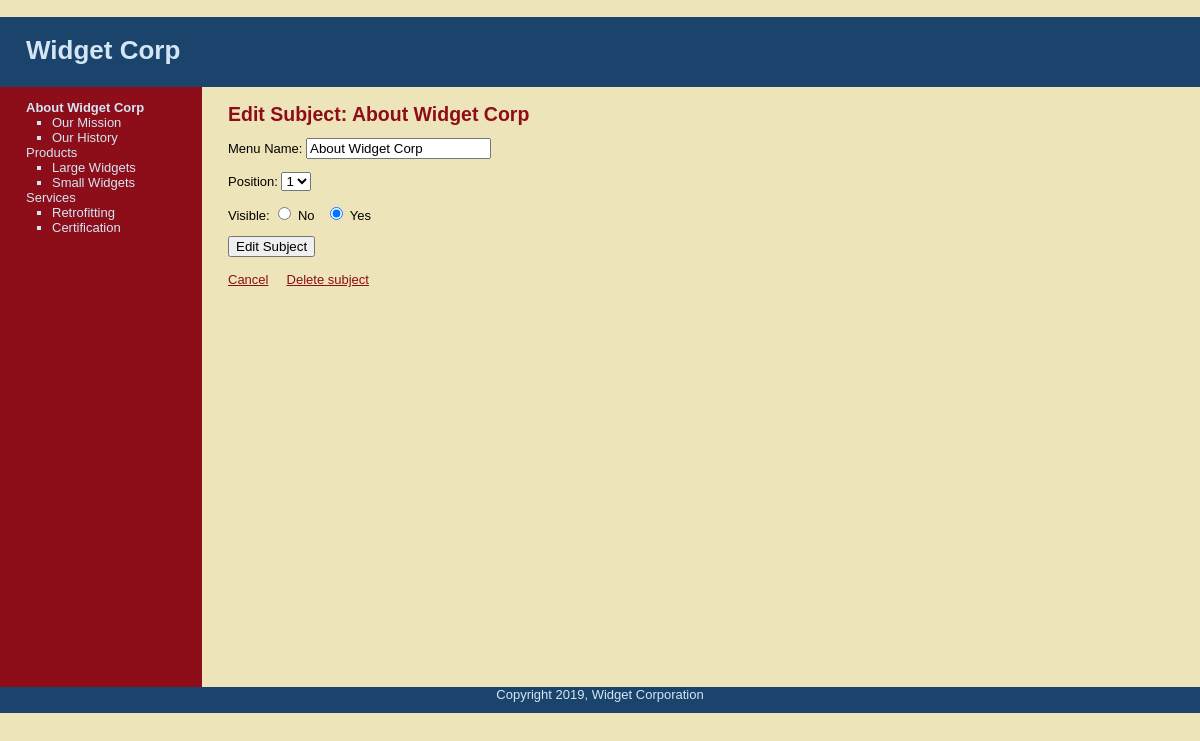
The page /edit_subject.php?subject=1 on the database its author committed.
### tables this page shows
CREATE TABLE subjects(
    id INT(11) NOT NULL AUTO_INCREMENT,
    menu_name VARCHAR(30) NOT NULL,
    position INT(3) NOT NULL,
    visible TINYINT(1) NOT NULL,
    PRIMARY KEY (id)
    );

CREATE TABLE pages(
    id INT(11) NOT NULL AUTO_INCREMENT,
    subject_id INT(11) NOT NULL,
    menu_name VARCHAR(30) NOT NULL,
    position INT(3) NOT NULL,
    visible TINYINT(1) NOT NULL,
    content TEXT,
    PRIMARY KEY (id),
    INDEX (subject_id)
    );

### public/edit_subject.php (the view, shortened to what this page needs)
<?php require_once("../includes/db_connection.php"); ?>
<?php require_once("../includes/functions.php"); ?>
<?php find_selected_page(); ?>
<?php include("../includes/layouts/header.php"); ?>
<div id="main">
    <div id="navigation">
        <?php echo navigation($current_subject, $current_page) ?>
    </div>
    <div id="page">
        <h2>Edit Subject: <?php echo htmlentities($current_subject["menu_name"]); ?></h2>
        <form action="edit_subject.php?subject=<?php echo urlencode($current_subject["id"]); ?>" method="post">
            <p>Menu Name:
                <input type="text" name="menu_name" value="<?php echo htmlentities($current_subject["menu_name"]); ?>" />
            </p>
            <p>Position:
                <select name="position">
                    <?php
                         $subject_set = find_all_subjects();
                         $subject_count = mysqli_num_rows($subject_set);
                         for ($count = 1; $count <= $subject_count; $count++)
                         {
                             echo "<option value=\"{$count}\"";
                             if ($current_subject["position"] == $count)
                             {
                                 echo " selected";
                             }
                             echo ">{$count}</option>";
                         }
                    ?>
                </select>
            </p>
            <p>Visible:
                <input type="radio" name="visible" value="0"
                <?php
                     if ($current_subject["visible"] == 0)
                     {
                         echo "checked";
                     }
                ?>
                /> No
                &nbsp;
                <input type="radio" name="visible" value="1"
                <?php
                     if ($current_subject["visible"] == 1)
                     {
                         echo "checked";
                     }
                ?>
                /> Yes
            </p>
            <input type="submit" name="submit"  value="Edit Subject" />
        </form>
        <br />
        <a href="manage_content.php">Cancel</a>
        <a href="delete_subject.php?subject=<?php echo urlencode($current_subject["id"]) ?>"onclick="return confirm('Are you sure?');">Delete subject</a>
    </div>
</div>
<?php include("../includes/layouts/footer.php"); ?>

### includes/functions.php (shortened to what this page needs)
<?php
    function find_all_subjects()
    {
        global $connection;
        $query = "SELECT * ";
        $query .= "FROM subjects ";
        $query .= "WHERE visible = 1 ";
        $query .= "ORDER BY position ASC";
        $subject_set = mysqli_query($connection, $query);
        return $subject_set;
    }
    function find_pages_for_subject($subject_id)
    {
        global $connection;
        $safe_subject_id = mysqli_real_escape_string($connection, $subject_id);
         $query = "SELECT * ";
         $query .= "FROM pages ";
         $query .= "WHERE visible = 1 ";
         $query .= "AND subject_id = {$safe_subject_id} ";
         $query .= "ORDER BY position ASC";
         $page_set = mysqli_query($connection, $query);
         return $page_set;
    }
    function find_subject_by_id($subject_id)
    {
        global $connection;
        $safe_subject_id = mysqli_real_escape_string($connection, $subject_id);
        $query = "SELECT * ";
        $query .= "FROM subjects ";
        $query .= "WHERE id = {$safe_subject_id} ";
        $query .= "LIMIT 1;";
        $subject_set = mysqli_query($connection, $query);
        if ( $subject = mysqli_fetch_assoc($subject_set) )
        {
            return $subject;
        }
        else
        {
            return null;
        }
    }
    function find_selected_page()
    {
        if (isset($_GET["subject"]))
        {
            $current_subject = find_subject_by_id($_GET["subject"]);
            $current_page = null;
        }
        elseif (isset($_GET["page"]))
        {
            $current_page = find_page_by_id($_GET["page"]);
            $current_subject = null;
        }
        else
        {
            $current_subject = null;
            $current_page = null;
        }
    }
    function navigation($subject_array, $page_array)
    {
        $subject_set = find_all_subjects();
        $output = "<ul class=\"subjects\">";
        while($subject = mysqli_fetch_assoc($subject_set))
        {
        $output .= "<li ";
        if ($subject_array && $subject["id"] == $subject_array["id"])
        {
         $output .= "class=\"selected\"";
        }
        $output .= ">";
        $output .= "<a href=\"manage_content.php?subject=";
            $output .=  urlencode($subject["id"]);
            $output .= "\">";
            $output .=  htmlentities($subject["menu_name"]);
            $output .= "</a></li>";
        $page_set = find_pages_for_subject($subject["id"]);
        $output .= "<ul class=\"pages\">";
        while($page = mysqli_fetch_assoc($page_set))
            {
                $output .=  "<li ";
                $output .=  ">";
                $output .= "<a href=\"manage_content.php?page=";
                    $output .= urlencode($page["id"]);
                    $output .= "\">";
                    $output .=  htmlentities($page["menu_name"]);
                    $output .= "</a></li>";
            }
            $output .= "</ul>";
         }
         $output .= "</ul>";
         return $output;
    }
?>

### public/stylesheets/public.css (style rules this page uses)
html { height: 100%; width: 100% }
body { width: 100%; height: 100%; margin: 0; padding: 0; border: 0; font-family: Verdana, Arial, Helvetica, sans-serif; font-size: 13px; line-height: 15px; background: #EEE4B9; }
a { color: #8D0D19; }
#main { height: 600px; width: 100%; margin: 0; padding: 0; background: #EEE4B9; }
#navigation { float: left; width: 150px; height: 100%; margin: 0; padding: 0 2em; color: #D4E6F4; background: #8D0D19; }
#navigation a { color: #D4E6F4; text-decoration: none; }
ul.subjects { margin: 1em 0; padding-left: 0; list-style: none; }
ul.pages { padding-left: 2em; list-style: square; font-weight: normal; }
.selected { font-weight: bold; }
#page { float: left; height 100%; padding-left: 2em; vertical-align: top; background: #EEE4B9; }
#page h2 { color: #8D0D19; margin-top: 1em; }

### rows shown on the page
subjects: value "About Widget Corp", menu_name "About Widget Corp", position "1", visible "☑"
pages: value "Our Mission"
pages: value "Our History"
subjects: value "Products"
pages: value "Large Widgets"
pages: value "Small Widgets"
subjects: value "Services"
pages: value "Retrofitting"
pages: value "Certification"
